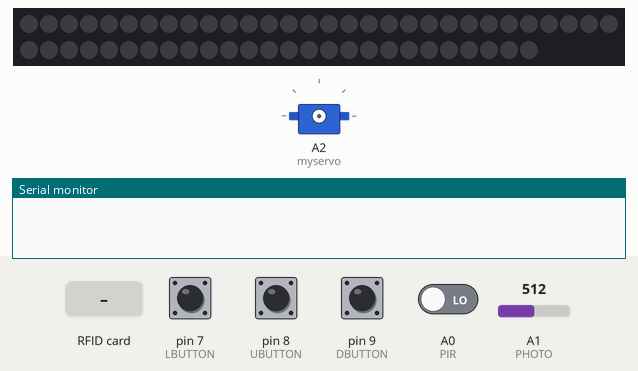
A sketch run on a simulated Arduino Uno, built with avr-gcc and run on an emulated ATmega328P. Shown: 56 RGB LEDs in strip order, left to right, continuing on the next row, servo, the last lines printed to the serial monitor. Inputs (shaded band) come from the test bench; at power-on: pin 7 (LBUTTON), pin 8 (UBUTTON), pin 9 (DBUTTON) HIGH, A0 (PIR) LOW, A1 (PHOTO) = 512. Dim RGB values are drawn brighter than linear; the strip is taken to match the declared colour order.

Above: at 1.2 s.
1.3 s: A1 (PHOTO) set to 884
2.8 s: A1 (PHOTO) set to 911
At 5.5 s:
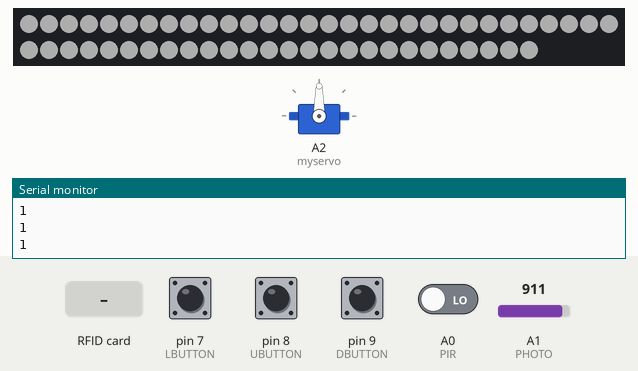
5.8 s: RFID card 40 2E 7B A4 held to the reader
At 7.7 s:
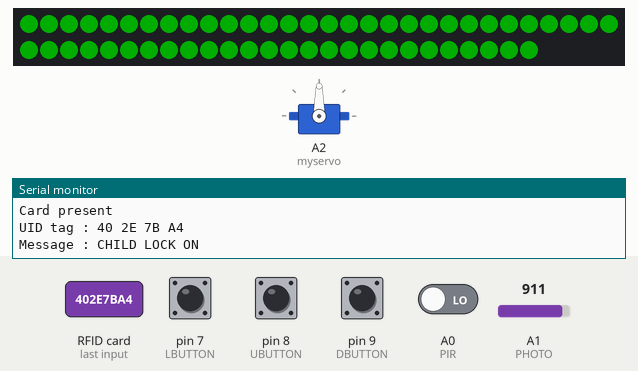
8.2 s: RFID card 80 51 81 A4 held to the reader
At 10.54 s:
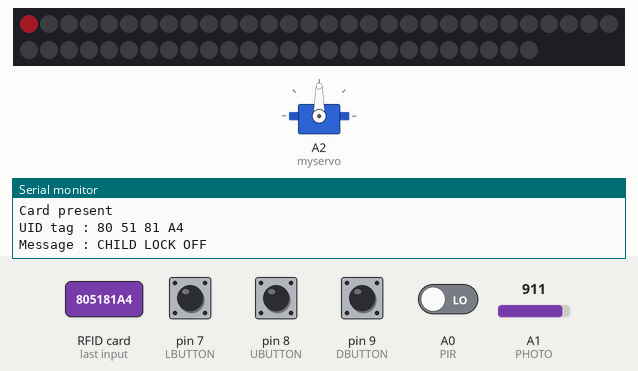
11.2 s: RFID card 5E 7A 19 C4 held to the reader
14.2 s: pin 8 (UBUTTON) pulled LOW for 1 s
At 15.6 s:
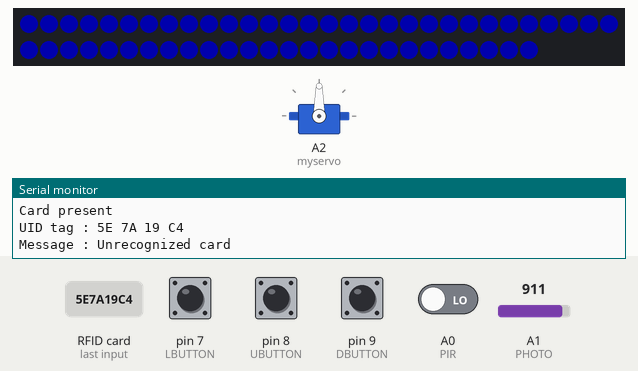
Timing chart, 0 to 17.2 s (numbered marks = the images above; inputs shaded):
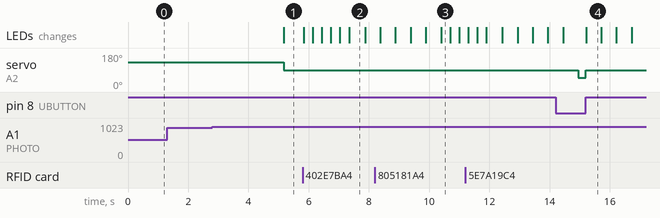

The sketch:

Final_Code.ino
```cpp
// Code by Jeffrey Carr and Yannis Lam

#include <Servo.h>  // Servo
#include <Adafruit_SSD1306.h> // display
#include <Adafruit_NeoPixel.h> //neopixels
#include <SPI.h>
#include <MFRC522.h>

#define PHOTO A1  // Photoresistor
#define UBUTTON 8  // Upper button
#define DBUTTON 9
#define LBUTTON 7
#define PIR A0  //pir sensor
#define NEOPIXEL 4 //neopixel strip
#define SS_PIN 10
#define RST_PIN 5 //change this!

MFRC522 mfrc522(SS_PIN, RST_PIN);   // Create MFRC522 instance.
Servo myservo;  // Create servo
Adafruit_NeoPixel strip = Adafruit_NeoPixel(56, NEOPIXEL, NEO_RGB + NEO_KHZ800);

void setup() {
  // Serial
  Serial.begin(9600);

  // Servo
  //myservo.attach(A2);  // Having problems with servo, so only attach and detach when it is needed

  // Buttons
  pinMode(UBUTTON, INPUT_PULLUP);
  pinMode(DBUTTON, INPUT_PULLUP);
  pinMode(LBUTTON, INPUT_PULLUP);

  // Sensor
  pinMode(PIR, INPUT);  // Declare sensor as input

  // Neopixels
  strip.begin();
  strip.setBrightness(50);
  strip.clear();
  strip.show();  // show all pixels

  //RFID
  SPI.begin();      // Initiate  SPI bus
  mfrc522.PCD_Init();   // Initiate MFRC522
}

/**** GLOBAL DECLARATIONS *****/
byte prevUpState = HIGH, prevDownState = HIGH, prevLState = HIGH;  // Button states
int windowTime = 2350;  // Takes 5 seconds to go down window, start at top
int currentWindowTime = 0;  // Keeps track of the current distance away from top shade is
int lightThreshold = 900;  // Threshold for when it is considered "dark"
int pirState = LOW;  // we start, assuming no motion detected
int pirVal = 0;  // variable for reading the pin status
unsigned long uPrevt = 0, dPrevt = 0, lPrevt;  // Times for button debouncing
unsigned long prevScan = 0;  // Time since last card scan
unsigned long motionStart, motionEnd;  // Keeps track of time between PIR sensing
boolean alreadyDark = false, alreadyBright = true;  // For determining whether the button was used to raise/lower shade or not
boolean lightOn = false, childLock = false;  // Keeps track if light button is pressed & child lock is turned on
/***** END GLOBAL DECLARATIONS *****/

/***** EXTERNAL FUNCTIONS *****/
// Sets properties of it being dark out (or if curtain is lowered all the way)
void dark(){
  currentWindowTime = windowTime;
  alreadyBright = false;
  alreadyDark = true;
  lightOn = true;
}

// Sets properties of it being light out (or if curtains is raised all the way)
void bright(){
  currentWindowTime = 0;
  alreadyBright = true;
  alreadyDark = false;
  lightOn = false;
}

// Rotate downwards for the given amount of time
void rotateDown(unsigned long t){
  myservo.attach(A2);
  myservo.write(130);
  delay(t);  // Eventually try to not use delay
  myservo.write(90);
  myservo.detach();
}
// Rotate upwards for the given amount of time
void rotateUp(unsigned long t){
  myservo.attach(A2);
  myservo.write(50);
  delay(t);  // Eventually try to not use delay
  myservo.write(90);
  myservo.detach();
}

// Turn on LEDS
void whiteLEDs(){
  strip.clear();
  for(int i=0; i<strip.numPixels(); i++) {
    strip.setPixelColor(i, 255, 255, 255);
  }
  strip.show();
}
/***** END EXTERNAL FUNCTIONS *****/

void loop() {
  /***** LOCAL VARIABLE DECLARATION *****/
  int photoVal = analogRead(PHOTO);
  pirVal = digitalRead(PIR);
  int timeToAdd = 0;
  byte upState, downState, lState;
  boolean stopRot = false;
  /***** END LOCAL VARIABLE DECLARATION *****/

  /* AUTOMATIC WINDOW ROTATE CODE */
  // if it's dark and window isn't already down and it hasn't already been dark (aka nobody has used the button)
  if(photoVal > lightThreshold && currentWindowTime < windowTime && alreadyDark == false){
    rotateDown(windowTime - currentWindowTime);
    dark();
  }
  // if it's bright and window isn't already up and it already hasn't been bright (aka nobody has used the button)
  if(photoVal < lightThreshold && currentWindowTime > 0 && alreadyBright == false){
    rotateUp(currentWindowTime+250);
    bright();
  }
  /* END AUTOMATIC WINDOW ROTATE CODE */

  /* BUTTON CODE */
  if(!childLock){
    // user pressing button to raise shade
    upState = digitalRead(UBUTTON);
    if(upState != prevUpState){
      if(millis() > uPrevt + 250){  // button debounce 250ms
        uPrevt = millis();
        if(currentWindowTime > 0){\
          timeToAdd = millis();
          myservo.attach(A2);
          myservo.write(50);
          while(upState == LOW){
            // rotate
            upState = digitalRead(UBUTTON);
          }
        }
        myservo.write(90);
        myservo.detach();
        timeToAdd = millis() - timeToAdd;
        if(timeToAdd > currentWindowTime){
          currentWindowTime = 0;
          bright();
        }
        else
          currentWindowTime -= timeToAdd;
      }
    }
  //  user pressing button to lower shade
    downState = digitalRead(DBUTTON);
    if(downState != prevDownState){
      if(millis() > dPrevt + 250){  // button debounce 250ms
        if(currentWindowTime < windowTime){
          timeToAdd = millis();
          myservo.attach(A2);
          myservo.write(130);
          while(downState == LOW){
            // rotate
            downState = digitalRead(DBUTTON);
          }
          myservo.write(90);
          myservo.detach();
          timeToAdd = millis() - timeToAdd;
          if(timeToAdd > windowTime){
            currentWindowTime = windowTime;
            dark();
          }
          else
            currentWindowTime += timeToAdd;
        }

        dPrevt = millis();
      }
    }
    // User pressing button to toggle lights
    lState = digitalRead(LBUTTON);
    if(lState != prevLState){
      if(millis() > lPrevt + 250){  // Button debounce 250ms
        lightOn = !lightOn;

          lPrevt = millis();
      }
    }
    // Update state variables
    prevUpState = upState;
    prevDownState = downState;
    prevLState = lState;
  }
  /* END BUTTON CODE */

  /* PIR CODE */
  if (pirVal == HIGH) { // check if the input is HIGH
    if (pirState == LOW) {
      // we have just turned on
      Serial.println("Motion detected!");
      motionStart = millis();
      Serial.println(motionStart);
      // We only want to print on the output change, not state
      pirState = HIGH;
    }
  }
  else {
    if (pirState == HIGH){
      // we have just turned off
      Serial.println("Motion ended!");
      motionEnd = millis();
      Serial.println(motionEnd);
      // We only want to print on the output change, not state
      pirState = LOW;
    }
  }
  /* END PIR CODE */

  /* LED CODE */
  //if photoresistor value is over threshold
  // && last motion was 20 secs ago or motion started 1 second ago,
  // it will turn on the LED
  if ((photoVal > lightThreshold && (((millis() - motionEnd) < 5000) || ((millis() - motionStart) < 1000)) && lightOn == true) || lightOn == true){
    whiteLEDs();
    Serial.println(lightOn);
  }
  else{
    strip.clear();
    strip.show();
  }
  /* END LED CODE */

  /* RFID CODE */
  if(millis() > prevScan + 2){  // Must wait 3 seconds before scanning a card again
    if (  mfrc522.PICC_IsNewCardPresent())
    {
      Serial.println("Card present");
      if (  mfrc522.PICC_ReadCardSerial())
    {
        prevScan = millis();  // monitor scan time
        //Show UID on serial monitor
        Serial.print("UID tag :");
        String content= "";
        for (byte i = 0; i < mfrc522.uid.size; i++)
        {
           Serial.print(mfrc522.uid.uidByte[i] < 0x10 ? " 0" : " ");
           Serial.print(mfrc522.uid.uidByte[i], HEX);
           content.concat(String(mfrc522.uid.uidByte[i] < 0x10 ? " 0" : " "));
           content.concat(String(mfrc522.uid.uidByte[i], HEX));
        }
        Serial.println();
        Serial.print("Message : ");
        content.toUpperCase();
        if ((content.substring(1) == "40 2E 7B A4") || content.substring(1) == "80 51 81 A4") //change here the UID of the card/cards that you want to give access
        {
          if(childLock){
            Serial.println("CHILD LOCK OFF");
            // animate LEDs to show that child lock is off
            strip.clear();
            for(int i=0; i<strip.numPixels(); i++){
              strip.setPixelColor(i, 209, 33, 48);
              strip.show();
              delay(25);
            }
            int count = 0;
            while(count < 3){
              for(int i=0; i<strip.numPixels(); i++){
                strip.setPixelColor(i, 209, 33, 48);
              }
              strip.show();
              delay(500);
              for(int i=0; i<strip.numPixels(); i++){
                strip.setPixelColor(i, 0, 0, 0);
              }
              strip.show();
              delay(500);
              count++;
            }
            strip.clear();
            childLock = false;
          }
          else{
            Serial.println("CHILD LOCK ON");
            // Flash LEDs to show that child lock is on
            strip.clear();
            for(int i=0; i<strip.numPixels(); i++){
              strip.setPixelColor(i, 0, 255, 0);
              strip.show();
              delay(25);
            }
            int count = 0;
            while(count < 3){
              for(int i=0; i<strip.numPixels(); i++){
                strip.setPixelColor(i, 0, 255, 0);
              }
              strip.show();
              delay(500);
              for(int i=0; i<strip.numPixels(); i++){
                strip.setPixelColor(i, 0, 0, 0);
              }
              strip.show();
              delay(500);
              count++;
            }
            strip.clear();
            childLock = true;
          }
        }

       else   {
          Serial.println("Unrecognized card");
          int count = 0;
            while(count < 3){
              for(int i=0; i<strip.numPixels(); i++){
                strip.setPixelColor(i, 0, 0, 255);
              }
              strip.show();
              delay(500);
              for(int i=0; i<strip.numPixels(); i++){
                strip.setPixelColor(i, 0, 0, 0);
              }
              strip.show();
              delay(500);
              count++;
            }
        }
      }
    }
  }
}
```

Measured:
- the behaviour switches between 900 and 901 on A1 (PHOTO) (found by bisection; images 0 and 1)
- after the input at 1.3 s, every drawn part: stays the same
- after the input at 2.8 s, servo on A2 (myservo): 130° → 90° after 2.4 s; the LEDs: change after 2.4 s (image 1)
- after the input at 5.8 s, the LEDs: first change at once (image 2 shows a later state)
- after the input at 8.2 s, the LEDs: first differ from a run without the input after 2.2 s (image 3)
- after the input at 14.2 s, servo on A2 (myservo): 90° → 50° after 0.75 s, → 90° 0.25 s later
- what the display in image 2 shows lasts 0.6 s, from 7.3 s to 7.9 s
